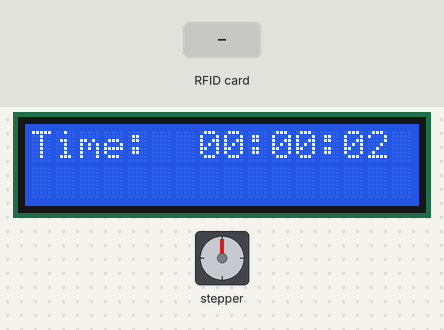
A sketch run on a simulated ESP32. Shown: 16×2 character LCD, stepper motor. The test bench sets the inputs (shaded band). WiFi joins after 1.5 s; servers stay silent unless stated; stepper angles assume 200 steps per turn; what the sketch prints to the serial monitor is not drawn.

Above: at 2.8 s.
2.9 s: RFID card 5E 7A 19 C4 held to the reader
At 3.8 s:
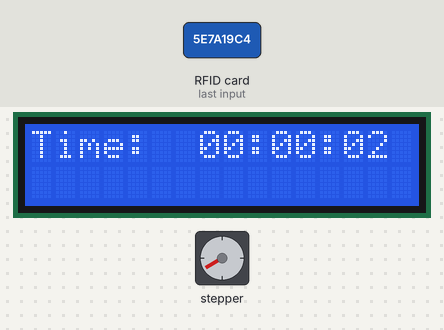
At 4.9 s:
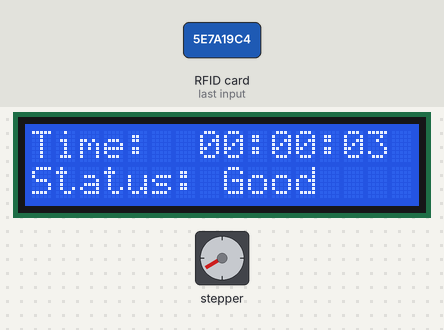
5.9 s: RFID card 5E 7A 19 C4 held to the reader
At 12.4 s:
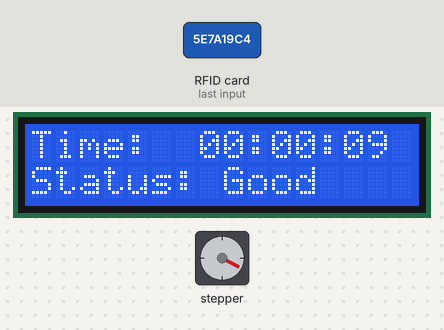
Timing chart, 0 to 13.9 s (numbered marks = the images above; inputs shaded):
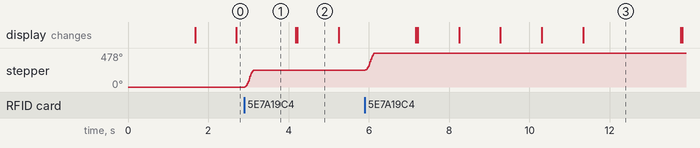

Measured:
- after the input at 2.9 s, stepper: turns 239° clockwise in 0.24 s, starting at once
- after the input at 5.9 s, stepper: turns 239° clockwise in 0.24 s, starting at once
- what the display in image 2 shows lasts 1.0 s, from 4.2 s to 5.2 s

The sketch:

dispenser.ino
```cpp
#include <Wire.h>
#include <LiquidCrystal_I2C.h>
#include <AccelStepper.h>
#include <SPI.h>
#include <MFRC522.h>
#include <HTTPClient.h>
#include <ArduinoJson.h>
#include <WiFi.h>
#include <WiFiManager.h>
#include <Arduino.h>


// Define stepper motor connections
#define STEPPER_PULSE_PIN 14
#define STEPPER_DIR_PIN 12
// RFID setup
#define SS_PIN 2
#define RST_PIN 4


bool tag_scanned = false;
String rfid_miss = "{\"type\" : \"missed\"}";

//acessing time from server for syncing purposes or something
int SERVER_HOUR = 0;
int SERVER_MINUTE = 0;

const char* WIFI_SSID = "Vagabond_2.4";
const char* WIFI_PASSWORD = "Overkill";
HTTPClient http;
String tag_payload = "12345";

String url = "http://192.168.1.72:8000/api/v1/";


bool medicine_missed = false;
//plus the tagID,
// LCD setup
LiquidCrystal_I2C lcd(0x27, 16, 2);  // Change 0x27 to the address found using the I2C scanner

// Stepper setup
AccelStepper stepper(AccelStepper::DRIVER, STEPPER_PULSE_PIN, STEPPER_DIR_PIN);
static long position = 0;

// Timekeeping variables
unsigned long previousMillis = 0;
const long interval = 1000;
int seconds = 0;
int minutes = 0;
int hours = 0;


// Stepper movement variables
int angle = 0;
const int angleIncrement = 133;


MFRC522 rfid(SS_PIN, RST_PIN);
MFRC522::MIFARE_Key key;
byte nuidPICC[4];

void setup() {
  // Start serial communication
  Serial.begin(115200);
  WiFi.begin(WIFI_SSID, WIFI_PASSWORD);

  // create a hotspot using wifi manager
  // WiFiManager wm;
  // wm.resetSettings();
  // bool res;
  // res = wm.autoConnect("AutoConnectAP","password");

  while (WiFi.status() != WL_CONNECTED) {
    Serial.print(".");
  }
  Serial.println("Connected to WiFi");
  Serial.println(WiFi.localIP());


  // Initialize LCD
  lcd.init();
  lcd.backlight();
  lcd.setCursor(0, 0);
  lcd.print("Time:  00:00:00");

  // Set maximum speed and acceleration for the stepper motor
  stepper.setMaxSpeed(2000);      // Steps per second
  stepper.setAcceleration(8000);  // Steps per second^2
  pinMode(STEPPER_PULSE_PIN, OUTPUT);
  pinMode(STEPPER_DIR_PIN, OUTPUT);

  // Initialize SPI and RFID reader
  SPI.begin();
  rfid.PCD_Init();
  for (byte i = 0; i < 6; i++) {
    key.keyByte[i] = 0xFF;
  }
  Serial.println(F("RFID Reader Initialized"));
  Serial.print(F("Using the following key:"));
  printHex(key.keyByte, MFRC522::MF_KEY_SIZE);
  Serial.println();
}

void loop() {

  updateLCDTime(hours, minutes, seconds);
  // Check if a second has passed
  unsigned long currentMillis = millis();
  if (currentMillis - previousMillis >= interval) {
    previousMillis = currentMillis;
    seconds++;
    if (seconds >= 60) {
      seconds = 0;
      minutes++;
      if (minutes >= 60) {
        minutes = 0;
        hours++;
      }
    }
  }

  if (minutes == 5 || seconds == 10 || seconds == 45) {
    checkReminder();
    delay(1000);
  }

  //  here if the function called and reminder missed then


  // Stepper control


  // RFID reader logic
  if (!rfid.PICC_IsNewCardPresent())
    return;
  if (!rfid.PICC_ReadCardSerial())
    return;

  Serial.print(F("PICC type: "));
  MFRC522::PICC_Type piccType = rfid.PICC_GetType(rfid.uid.sak);
  Serial.println(rfid.PICC_GetTypeName(piccType));
  if (piccType != MFRC522::PICC_TYPE_MIFARE_MINI && piccType != MFRC522::PICC_TYPE_MIFARE_1K && piccType != MFRC522::PICC_TYPE_MIFARE_4K) {
    Serial.println(F("Your tag is not of type MIFARE Classic."));
    return;
  }

  if (isNewCardDetected(rfid, nuidPICC)) {
    rfid_id_to_server();

    Serial.println(F("A new card has been detected."));

    for (byte i = 0; i < 4; i++) {
      nuidPICC[i] = rfid.uid.uidByte[i];
    }
    Serial.println(F("The NUID tag is:"));
    Serial.print(F("In hex: "));
    printHex(rfid.uid.uidByte, rfid.uid.size);
    Serial.println();
    Serial.print(F("In dec: "));
    printDec(rfid.uid.uidByte, rfid.uid.size);
    Serial.println();
  } else {
    check_rfid_tag();

    Serial.println(F("Card read previously."));
  }

  rfid.PICC_HaltA();
  rfid.PCD_StopCrypto1();
}

void printHex(byte* buffer, byte bufferSize) {
  for (byte i = 0; i < bufferSize; i++) {
    Serial.print(buffer[i] < 0x10 ? " 0" : " ");
    Serial.print(buffer[i], HEX);
  }
}

void printDec(byte* buffer, byte bufferSize) {
  for (byte i = 0; i < bufferSize; i++) {
    Serial.print(buffer[i] < 0x10 ? " 0" : " ");
    Serial.print(buffer[i], DEC);
  }
}

void rfid_id_to_server() {
  if (angle > 800) {
    angle = 0;
  }
  int angleMovement = angle + angleIncrement;

  stepper.move(angleMovement);
  stepper.runToPosition();
  delay(1000);

  medicine_missed = false;

  lcd.clear();
  lcd.setCursor(0, 0);
  lcd.print("Time:");
  updateLCDTime(hours, minutes, seconds);
  lcd.setCursor(0, 1);
  lcd.print("Status: Good");
  tag_scanned = false;
  String payload = "{ \"uid\": \"";
  for (byte i = 0; i < 4; i++) {
    if (nuidPICC[i] < 0x10) payload += "0";
    payload += String(nuidPICC[i], HEX);
  }
  payload += "\" }";

  if (WiFi.status() == WL_CONNECTED) {
    //String send_tag_url = url +  ""; // Adjust the endpoint as per your server implementation

    //http.begin(send_tag_url);
    //http.addHeader("Content-Type", "application/json");

    //int httpResponseCode = http.POST(payload);
    int httpResponseCode = 200;


    if (httpResponseCode == 200 || true) {
      int uidStart = payload.indexOf("\"uid\": \"") + 7;  // Find the start of the ID value
      int uidEnd = payload.indexOf("\"", uidStart);       // Find the end of the ID value
      tag_payload = payload.substring(uidStart, uidEnd);
      tag_scanned = true;
      Serial.println("RFID data sent successfully");

    } else {
      Serial.print("Error sending RFID data. HTTP response code: ");
      Serial.println(httpResponseCode);
    }

    // http.end();
  } else {
    Serial.println("Error: Cannot send RFID data without a WiFi connection.");
  }
}

bool check_rfid_tag() {

  if (angle > 800) {
    angle = 0;
  }
  int angleMovement = angle + angleIncrement;

  stepper.move(angleMovement);
  stepper.runToPosition();
  delay(1000);

  medicine_missed = false;
  tag_scanned = false;
  lcd.clear();
  lcd.setCursor(0, 0);
  lcd.print("Time:");
  lcd.setCursor(0, 1);
  lcd.print("Status: Good");

  return true;

  //   tag_payload = "{ \"uid\": \"";
  //   String check_tag_url = url + "";
  //   for (byte i = 0; i < 4; i++) {
  //     if (nuidPICC[i] < 0x10) tag_payload += "0";
  //     tag_payload += String(nuidPICC[i], HEX);
  //   }
  //   tag_payload += "\" }";


  //   if (WiFi.status() == WL_CONNECTED) {
  //     // Adjust the endpoint as per your server implementation

  //     http.begin(check_tag_url);
  //     http.addHeader("Content-Type", "application/json");

  //     int httpResponseCode = http.POST(tag_payload);

  //     if (httpResponseCode == 200 ) {
  //       tag_scanned = true;
  //       String response = http.getString();
  //       Serial.print("Server response: ");
  //       Serial.println(response);
  //       if (response == "true") {
  //         return true; // Tag recognized by server
  //       } else {
  //         return false; // Tag not recognized by server
  //       }
  //     } else {
  //       Serial.print("Error checking RFID tag. HTTP response code: ");
  //       Serial.println(httpResponseCode);
  //     }

  //     http.end();
  //   } else {
  //     Serial.println("Error: Cannot check RFID tag without a WiFi connection.");
  //   }

  //   return false;
}

bool isNewCardDetected(MFRC522& rfid, byte* nuidPICC) {
  // Compare current tag UID with previous one
  if (rfid.uid.uidByte[0] != nuidPICC[0] || rfid.uid.uidByte[1] != nuidPICC[1] || rfid.uid.uidByte[2] != nuidPICC[2] || rfid.uid.uidByte[3] != nuidPICC[3]) {
    return true;
  }

  return false;
}

void updateLCDTime(int h, int m, int s) {
  lcd.setCursor(7, 0);  // Move cursor to overwrite previous time
  if (h < 10) lcd.print('0');
  lcd.print(h);
  lcd.print(':');
  if (m < 10) lcd.print('0');
  lcd.print(m);
  lcd.print(':');
  if (s < 10) lcd.print('0');
  lcd.print(s);
}

void getServerTime() {
  //gets server time that is current which h
  //helps in syncing , and after that checks for any notifications that are missed here.
  String url_time = url + "current-time";

  if (WiFi.status() == WL_CONNECTED) {
    http.begin(url_time);
    int httpResponseCode = http.GET();


    if (httpResponseCode == 200 || true) {
      String response = http.getString();
      DynamicJsonDocument doc(256);
      deserializeJson(doc, response);

      const char* hoursStr = doc["data"]["hours"];
      const char* minutesStr = doc["data"]["minutes"];

      SERVER_HOUR = atoi(hoursStr);
      SERVER_MINUTE = atoi(minutesStr);


      Serial.println("Server Time Checked");
    } else {
      Serial.print("Error checking server time. HTTP code: ");
      Serial.println(httpResponseCode);
    }
  } else {
    Serial.println("Error: WiFi not connected.");
  }
}

void checkReminder() {
  getServerTime();  // Fetch current server time

  String url_reminders = url + "reminders/" + tag_payload;
  Serial.println(url_reminders);  // Replace with actual user ID

  if (WiFi.status() == WL_CONNECTED) {
    http.begin(url_reminders);

    int httpResponseCode = http.GET();

    if (httpResponseCode == 200) {
      String response = http.getString();
      DynamicJsonDocument doc(256);  //make dynamic later ok
      deserializeJson(doc, response);

      const char* hoursStr = doc["data"]["hour"];
      const char* minutesStr = doc["data"]["minute"];

      int reminderHour = atoi(hoursStr);
      int reminderMinute = atoi(minutesStr);

      // need to remove later just for testing now
      // Compare reminder time with current server time

      if (SERVER_HOUR > reminderHour || (SERVER_HOUR == reminderHour && SERVER_MINUTE > reminderMinute) || !tag_scanned) {
        medicine_missed = true;

        // if (!tag_scanned){

        sendNotification();
        tag_scanned = false;  // Send notification if late

        // } //also need to add another flag which checks that
        //tag_scanned = false;
      }
    } else {
      Serial.print("Error fetching reminders. HTTP code: ");
      Serial.println(httpResponseCode);
    }

    //http.end();
  } else {
    Serial.println("WiFi not connected.");
  }
}

void sendNotification() {
  Serial.println("Missed");
  lcd.clear();
  lcd.setCursor(0, 0);
  lcd.print("Time: ");
  updateLCDTime(hours, minutes, seconds);

  lcd.setCursor(0, 1);
  lcd.print("Status : Missed");
  // Trigger buzzer


  if (WiFi.status() == WL_CONNECTED) {
    http.begin(url + "notifications/12345");
    http.addHeader("Content-Type", "application/json");

    int httpResponseCode = http.POST(rfid_miss);
    if (httpResponseCode > 200) {
      Serial.println("Data sent successfully");

    } else {
      Serial.println(httpResponseCode);
      Serial.println("No data sent");
    }

    http.end();
  } else {
    Serial.println("Error: Cannot send data without a WiFi connection.");
  }
}
```
